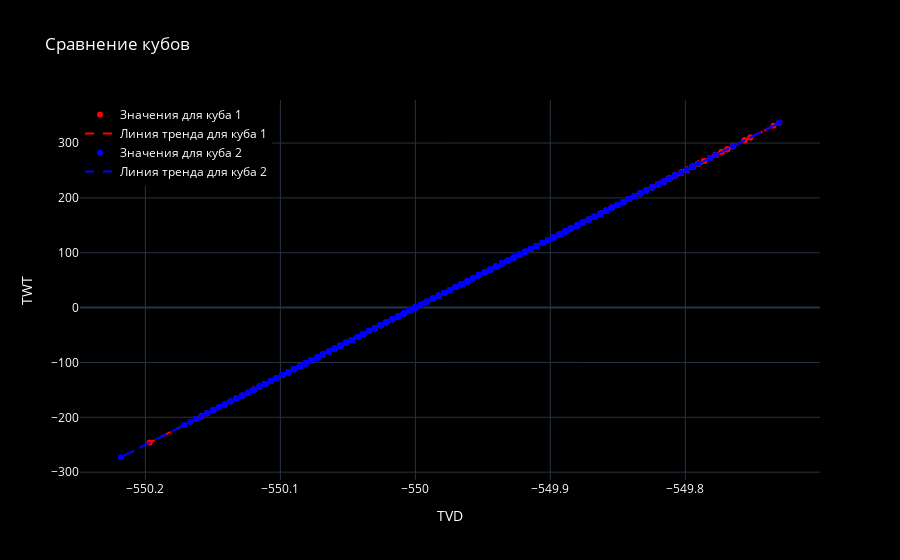

Notebook cell for this chart:
### Code cell
plot_with_trend_lines(X_M_TVDSS_1, Y_M_TWT_1, X_M_TVDSS_2, Y_M_TWT_2)

### Figure 1 — Plotly figure (JSON) as saved in the notebook; plotly's stock layout.template omitted (floating-point values rounded to 4 significant figures; data arrays with more than 128 entries replaced by an {"elided": "..."} marker saying what was removed)
{"data": [{"marker": {"color": "red"}, "mode": "markers", "name": "Значения для куба 1", "x": {"elided": "10100 float values"}, "y": {"elided": "10100 float values"}, "type": "scatter"}, {"line": {"color": "red", "dash": "dash"}, "mode": "lines", "name": "Линия тренда для куба 1", "x": {"elided": "10100 float values"}, "y": {"elided": "10100 float values"}, "type": "scatter"}, {"marker": {"color": "blue"}, "mode": "markers", "name": "Значения для куба 2", "x": {"elided": "10201 float values"}, "y": {"elided": "10201 float values"}, "type": "scatter"}, {"line": {"color": "blue", "dash": "dash"}, "mode": "lines", "name": "Линия тренда для куба 2", "x": {"elided": "10201 float values"}, "y": {"elided": "10201 float values"}, "type": "scatter"}], "layout": {"font": {"color": "white"}, "legend": {"x": 0, "y": 1}, "title": {"text": "Сравнение кубов"}, "xaxis": {"title": {"text": "TVD"}}, "yaxis": {"title": {"text": "TWT"}}, "plot_bgcolor": "black", "paper_bgcolor": "black"}}
